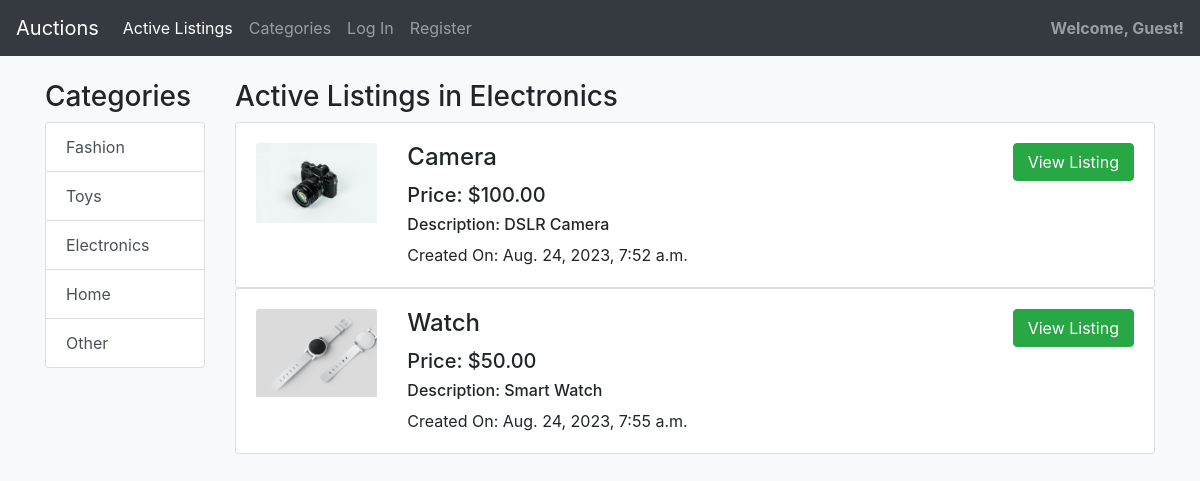
The app's page /category/Electronics with its own data.
### auctions/models.py (models this page shows)
class Category(models.Model):
    category = models.CharField(max_length=64)
    def __str__(self):
        return f"{self.category}"

class Listing(models.Model):
    title = models.CharField(max_length=64)
    description = models.TextField()
    starting_bid = models.DecimalField(max_digits=10, decimal_places=2)
    image_url = models.ImageField(null=True, blank=True, upload_to="images/")
    category = models.ForeignKey('Category', on_delete=models.CASCADE, related_name="listings")
    is_active = models.BooleanField(default=True)
    created_by = models.ForeignKey(User, on_delete=models.CASCADE, related_name="listings")
    created_on = models.DateTimeField(auto_now_add=True)

### auctions/views.py (the view)
# urls.py: path("category/<str:category>", views.category, name="category"),
def category(request, category):
    category_object = get_object_or_404(Category, category=category)
    listings = Listing.objects.filter(category=category_object)
    categories = Category.objects.all()
    return render(request, "auctions/category.html", {
        "listings": listings,
        "category_object": category_object,
        "categories": categories,
    })

### auctions/templates/auctions/category.html
{% extends "auctions/layout.html" %}
{% block body %}
    <div class="row">
        <div class="col-md-2">
            <h3>Categories</h3>
            <div class="list-group">
                {% for category in categories %}
                <a href="{% url 'category' category %}" class="list-group-item list-group-item-action">{{ category }}</a>
                {% endfor %}
            </div>
        </div>
        <div class="col-md-10">
            <h3>Active Listings in {{ category_object }}</h3>
            {% if listings %}
            {% for listing in listings %}
            <div class="card">
                <div class="card-body">
                    <div class="row">
                        <div class="col-md-2">
                            <img src="{{ listing.image_url.url }}" class="card-img-top" alt="listing image" width="100px">
                        </div>
                        <div class="col-md-8">
                            <h4 class="card-title">{{ listing.title }}</h4>
                            <h5 class="card-text">Price: ${{ listing.starting_bid }}</h5>
                            <h6 class="card-text">Description: {{ listing.description }}</h6>
                            <p class="card-text">Created On: {{ listing.created_on }}</p>
                        </div>
                        <div class="col-md-2">
                            <a href="{% url 'listing' listing.id %}" class="btn btn-success btn-c">View Listing</a>
                        </div>
                    </div>
                </div>
            </div>
            {% endfor %}
            {% else %}
            <p>There are no active listings in this category.</p>
            {% endif %}
        </div>
    </div>
{% endblock %}

### auctions/static/auctions/styles.css (style rules this page uses)
body { background-color: #f8f9fa; }
.btn-c { display: block !important; margin-bottom: 10px !important; width: 100% !important; }

### records on screen
Category: category "Fashion"
Category: category "Toys"
Category: category "Electronics"
Category: category "Home"
Category: category "Other"
Listing: image_url (picture), title "Camera", starting_bid "100.00", description "DSLR Camera", created_on "Aug. 24, 2023, 7:52 a.m."
Listing: image_url (picture), title "Watch", starting_bid "50.00", description "Smart Watch", created_on "Aug. 24, 2023, 7:55 a.m."
